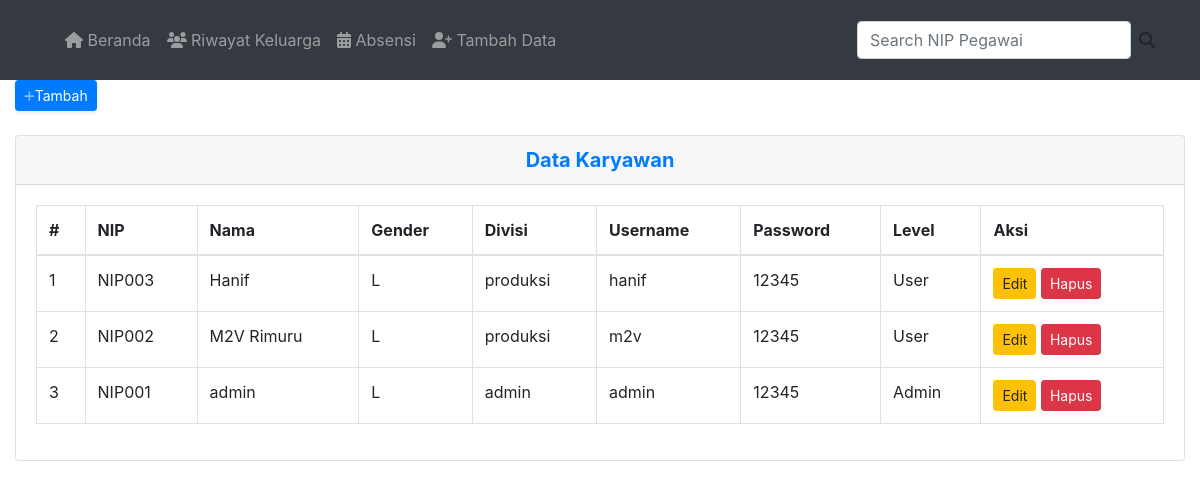
Page /admin/karyawan.php (signed in) on the committed database.
### tables this page shows
CREATE TABLE `karyawan` (
  `nip` varchar(11) NOT NULL,
  `nama_karyawan` varchar(50) NOT NULL,
  `gender` varchar(1) NOT NULL,
  `divisi` int(11) NOT NULL
);

CREATE TABLE `divisi` (
  `id_divisi` int(11) NOT NULL,
  `nama_divisi` varchar(50) NOT NULL
);

CREATE TABLE `user` (
  `id_user` varchar(11) NOT NULL,
  `username` varchar(11) NOT NULL,
  `password` text NOT NULL,
  `level` int(11) NOT NULL
);

### admin/karyawan.php (the view, shortened to what this page needs)
<?php
require('../setup/koneksi.php');
if (empty($_SESSION['level'])) {
    header('location: ../login.php');
} else {
    require('../template/header.php');
?>
<div class="container-fluid">
    <div class="d-sm-flex align-items-center justify-content-between mb-4">
        <a href="tambah_karyawan.php" class="d-none d-sm-inline-block btn btn-sm btn-primary shadow-sm"><i
                class="fas fa-plus fa-sm text-white-50"></i>Tambah</a>
    </div>
    <div class="card">
        <div class="card-header">
            <h5 class="m-0 font-weight-bold text-primary text-center">Data Karyawan</h5>
        </div>
        <div class="card-body">
            <table class="table table-bordered">
                <thead>
                    <tr>
                        <th>#</th>
                        <th>NIP</th>
                        <th>Nama</th>
                        <th>Gender</th>
                        <th>Divisi</th>
                        <th>Username</th>
                        <th>Password</th>
                        <th>Level</th>
                        <th>Aksi</th>
                    </tr>
                </thead>
                <tbody>
                    <?php
                        $query = mysqli_query($koneksi, "SELECT * FROM karyawan JOIN divisi ON karyawan.divisi = divisi.id_divisi  JOIN user ON user.id_user = karyawan.nip ORDER BY nip DESC");
                        $no = 1;
                        while ($data = mysqli_fetch_array($query)) {
                        ?>
                    <tr>
                        <td><?= $no++ ?></td>
                        <td><?= $data['nip'] ?></td>
                        <td><?= $data['nama_karyawan'] ?></td>
                        <td><?= $data['gender'] ?></td>
                        <td><?= $data['nama_divisi'] ?></td>
                        <td><?= $data['username'] ?></td>
                        <td><?= $data['password'] ?></td>
                        <td><?= $data['level'] == '1' ? 'Admin' : 'User' ?></td>
                        <td>
                            <a href="edit_divisi.php?id=<?= $data['ip'] ?>" class="btn btn-warning btn-sm"
                                onclick="return confirm('Yakin Ubah Data ini?')">
                                Edit
                            </a>
                            <a href="hapus_karyawan.php?id=<?= $data['nip'] ?>" class="btn btn-danger btn-sm"
                                onclick="return confirm('Hapus Data ini?')">
                                Hapus
                            </a>
                        </td>
                    </tr>
                    <?php } ?>
                </tbody>
            </table>
        </div>
    </div>
</div>
<?php
    require('../template/footer.php');
}
?>

### rows in the picture
karyawan: nip "NIP003", nama_karyawan "Hanif", gender "L", divisi.nama_divisi "produksi", user.username "hanif", user.password "12345", shows "User"
karyawan: nip "NIP002", nama_karyawan "M2V Rimuru", gender "L", divisi.nama_divisi "produksi", user.username "m2v", user.password "12345", shows "User"
karyawan: nip "NIP001", nama_karyawan "admin", gender "L", divisi.nama_divisi "admin", user.username "admin", user.password "12345", shows "Admin"
